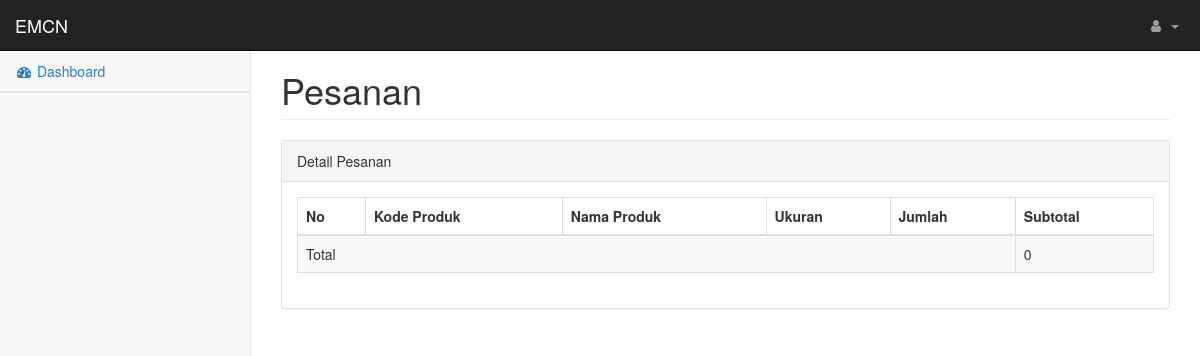
The app's page /index.php/PesananController/getDetail/PSN-00005, older data.
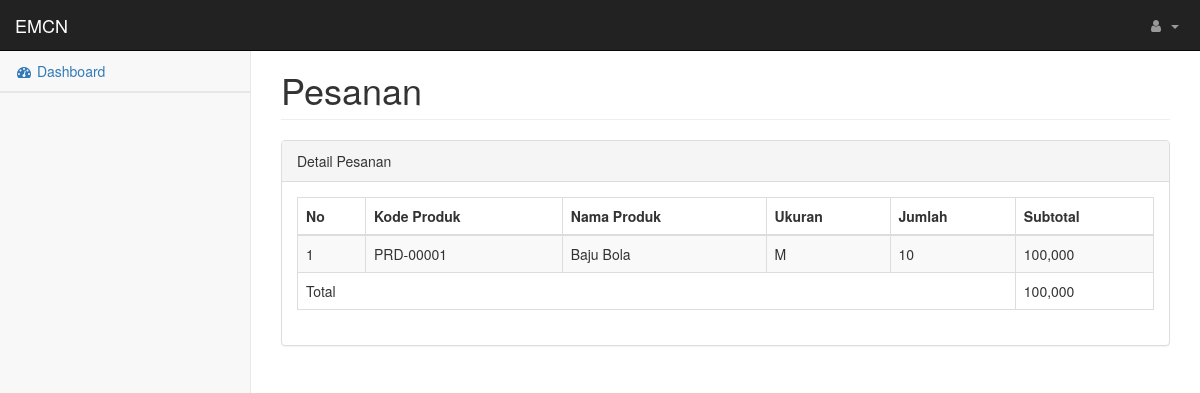
The same page, newer data.
### tables this page shows
CREATE TABLE `detail_pesanan` (
  `kd_produk` varchar(50) NOT NULL,
  `kd_pesanan` varchar(50) NOT NULL,
  `subtotal` int(11) NOT NULL,
  `jumlah` int(11) NOT NULL
);

CREATE TABLE `produk` (
  `kd_produk` varchar(50) NOT NULL,
  `nama_produk` varchar(50) NOT NULL,
  `ukuran` varchar(5) NOT NULL,
  `harga` int(11) NOT NULL
);

### application/controllers/PesananController.php (called while the page is built, shortened)
<?php
class PesananController extends CI_Controller {
    public function getDetail()
    {
        $kd = $this->uri->segment(3);
		$index['data'] = $this->PesananModel->getDetail($kd);
		$index['nav']  = 'Pesanan';
        $index['sub']  = 'Detail Pesanan';
        $index['content'] = 'pesanan/detail_view';
		$this->load->view('Template', $index);
    }
}

### index.php (called while the page is built, shortened)
<?php
require_once BASEPATH.'core/CodeIgniter.php';

### application/models/PesananModel.php (called while the page is built, shortened)
<?php
class PesananModel extends CI_Model
{
    public function getDetail($kd)
    {
        $this->db->select('a.kd_produk,nama_produk,ukuran,jumlah,subtotal');
        $this->db->from('produk a');
        $this->db->join('detail_pesanan b', 'a.kd_produk=b.kd_produk');
        $this->db->where('b.kd_pesanan', $kd);
        $query = $this->db->get();
        return $query->result_array();
    }
}
?>

### application/views/pesanan/detail_view.php (the view)
<div class="row">
<div class="col-md-12">
<h1 class="page-header"><?php echo $nav; ?></h1>
</div>
</div>
<div class="row">
<div class="col-md-12">
<div class="panel panel-default">
<div class="panel-heading">
<?php echo $sub; ?>
</div>
<div class="panel-body">
<div class="table-responsive">
<table class="table table-bordered table-striped table-hover">
<thead>
<tr>
<th>No</th>
<th>Kode Produk</th>
<th>Nama Produk</th>
<th>Ukuran</th>
<th>Jumlah</th>
<th>Subtotal</th>
</tr>
</thead>
<tbody>
<?php
$no=1;
$total = 0;
foreach($data as $dt){ ?>
<tr>
<td><?php echo $no; ?></td>
<td><?php echo $dt['kd_produk']; ?></td>
<td><?php echo $dt['nama_produk']; ?></td>
<td><?php echo $dt['ukuran']; ?></td>
<td><?php echo $dt['jumlah']; ?></td>
<td><?php echo number_format($dt['subtotal']); ?></td>
</tr>
<?php
$total = $total + $dt['subtotal'];
$no++;
} ?>
<tr>
<td colspan="5">Total</td>
<td><?php echo number_format($total); ?></td>
</tr>
</tbody>
</table>
</div>
</div>
</div>
</div>
</div>

Row changes from the older to the newer data that the page shows:
added detail_pesanan: kd_produk.kd_produk "PRD-00001", kd_produk.nama_produk "Baju Bola", kd_produk.ukuran "M", jumlah "10", subtotal "100,000"
Text that changed along with them:
$total: "0" → "100,000"
